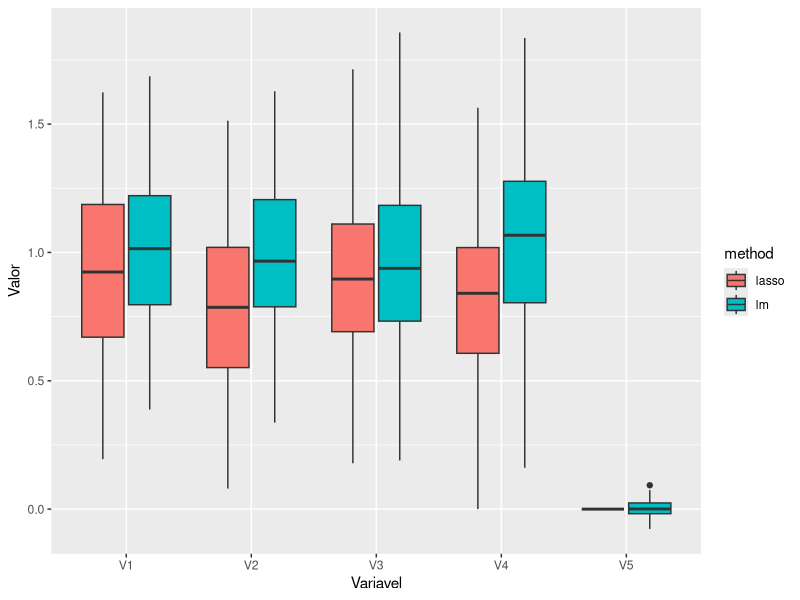
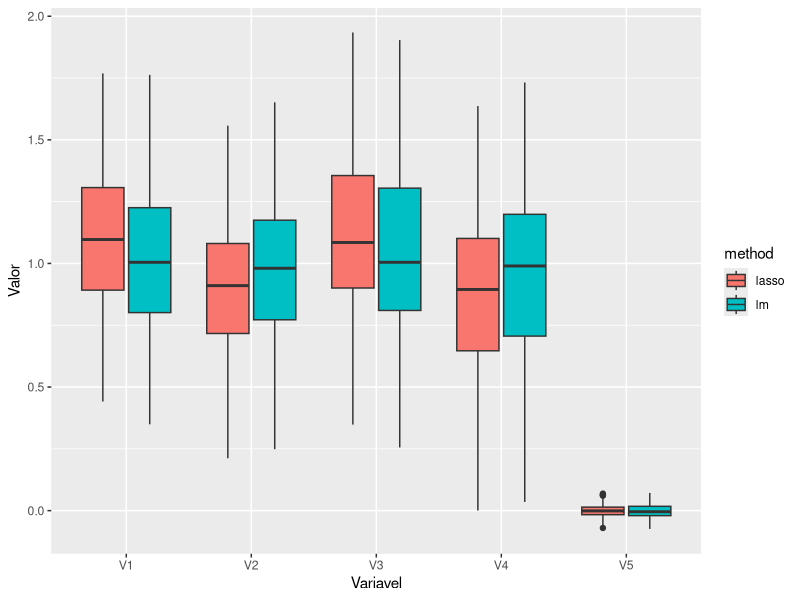
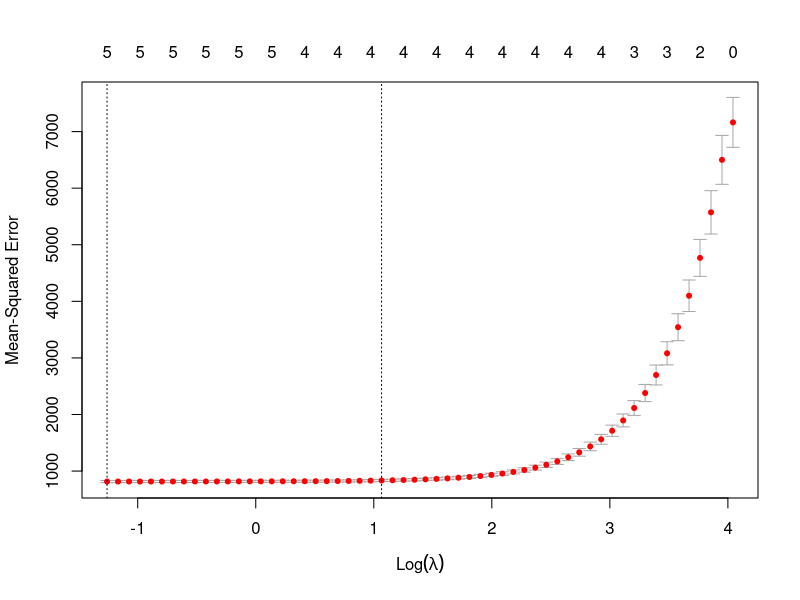

Here is the R script that generated these plots, in order:
# Trabalhando com Regressão Lasso

# Definindo o diretório de trabalho
# setwd("~/Dropbox/DSA/AnaliseEstatisticaII/Cap05")
# getwd()

# Pacotes
install.packages("glmnet")
library(glmnet)
library(tidyr)
library(ggplot2)
library(dplyr)

# Seed
set.seed(100)

# Regularização L1 e L2

# A Regressão Lasso executa a regularização L1, que adiciona uma penalidade igual ao valor 
# absoluto da magnitude dos coeficientes. Esse tipo de regularização pode resultar em modelos 
# esparsos com poucos coeficientes; Alguns coeficientes podem se tornar zero e eliminados do modelo. 
# Penalidades maiores resultam em valores de coeficiente mais próximos de zero, o que é ideal 
# para produzir modelos mais simples. Por outro lado, a regularização de L2 (por exemplo, 
# Regressão Ridge) não resulta na eliminação de coeficientes ou modelos esparsos. 
# Isso torna o Lasso muito mais fácil de interpretar do que o Ridge.


# O acrônimo “LASSO” significa Least Absolute Shrinkage and Selection Operator.

# A Regressão Lasso é um tipo de regressão linear que usa retração (ou encolhimento - Shrinkage). 
# Encolhimento é quando os valores dos dados são reduzidos em direção a um ponto central, 
# como a média. O procedimento de Lasso incentiva modelos simples e esparsos (ou seja, modelos 
# com menos parâmetros). Esse tipo específico de regressão é adequado para modelos que mostram 
# altos níveis de muticolinearidade ou quando você deseja automatizar certas partes da seleção 
# de modelos, como seleção de variáveis / eliminação de parâmetros.


# Neste exemplo, seguiremos a mesma lógica do que fizemos em Regressão Ridge, mas usaremos 
# alpha = 1, forçando o glmnet a fazer o Lasso. Isso penalizará os coeficientes agora usando 
# a norma L1, o que significa que alguns dos coeficientes (os irrelevantes) serão empurrados 
# exatamente para zero. Portanto, alguns Cientistas de Dados usam o LASSO como uma ferramenta 
# de seleção de variáveis.


# Vamos construir um conjunto de dados para nossos testes. 
# Ele terá duas variáveis (V1 - V2) severamente correlacionadas. 
# E teremos outras duas variáveis (V3 - V4) também muito correlacionadas. 
# Teremos uma quinta variável que é independente de V1-V4. 

# Queremos comparar Ridge com mínimos quadrados comuns (regresão linear) e ver o que acontece 
# com esses dois pares de variáveis e para a variável V5. 

# Além disso, agruparemos tudo em uma função que plota um boxplot. 

# Nossa maneira preferida de fazer o Ridge é usar a função/pacote glmnet. 
# Isso nos permite fazer algo um pouco mais poderoso que o Ridge, chamado glmnet. 

# Na verdade, esse método é uma mistura de Ridge e Lasso (outra técnica de regressão penalizada, 
# que examinaremos na sequência). Temos até um parâmetro específico chamado alfa que controla 
# quanto Ridge / Lasso queremos.

regressao_func <- function(lambda){
  
  # Dataframe para os coeficientes
  coeffs_total = data.frame(V1=numeric(),V2=numeric(),V3=numeric(),V4=numeric(),V5=numeric())
  
  # Loop
  for (q in 1:100){
    
    V1 = runif(1000)*100
    
    V2 = runif(1000)*10 + V1
    
    V3 = runif(1000)*100
    
    V4 = runif(1000)*10 + V3
    
    V5 = runif(1000)*100
    
    Residuals = runif(1000)*100
    
    Y = V1 + V2 + V3 + V4 + Residuals
    
    # Modelo de Regressão Linear
    coefs_lm <-lm(Y ~ V1 + V2 + V3 + V4 + V5)$coefficients
    
    # Modelo de Regressão Lasso
    coefs_rd <-glmnet(cbind(V1 ,V2,V3,V4 ,V5),Y, lambda=lambda, alpha=1)$beta
    
    # Dataframes para os coeficientes
    frame1 <-data.frame(V1=coefs_lm[2], V2=coefs_lm[3],V3=coefs_lm[4], V4=coefs_lm[5],V5=coefs_lm[6],method="lm")
    frame2 <-data.frame(V1=coefs_rd[1], V2=coefs_rd[2],V3=coefs_rd[3], V4=coefs_rd[4],V5=coefs_rd[5],method="lasso")
    
    # Juntando os coeficientes em um dataframe único
    coeffs_total <- rbind(coeffs_total,frame1,frame2)
  }
  
  # Modificando o layout dos dados
  transposed_data = gather(coeffs_total,"Variavel","Valor",1:5)
  print(transposed_data%>%group_by(Variavel,method) %>% summarise(median=median(Valor)))
  
  # Plot
  ggplot(transposed_data,aes(x=Variavel, y=Valor, fill=method)) + geom_boxplot()
}

# Testando a função

# Chamamos a função usando lambda = 8. 
regressao_func(8)

# Agora, executamos o código com lambda = 8. Como você pode ver, os coeficientes são um pouco 
# menores do que aqueles com Ridge. Mas a parte mais importante aqui é que o coeficiente 
# irrelevante agora é igual a zero. Isso é um pouco melhor do que em Ridge, porque está 
# literalmente nos dizendo para descartar essa variável do modelo.

# Observe que usamos alpha = 0, o que significa que não queremos nenhuma regularização Lasso 
# (queremos apenas Ridge). 
?glmnet

# Existem dois pontos importantes aqui: 

# Existem algumas diferenças óbvias em relação aos coeficientes de Ridge: No Lasso, obtemos 0 
# exatamente para as variáveis irrelevantes (essa é uma maneira de fazer a seleção de variáveis). 
# Mas para Ridge, obtemos um valor menor (um coeficiente compactado), mas não exatamente zero. 

# Portanto, o Ridge não pode ser usado para seleção de variáveis. Os coeficientes Lasso são menores 
# que os de Ridge (usando o mesmo lambda). Em outras palavras, o viés parece maior para Lasso. 
# Os coeficientes Ridge são mais estáveis (medidos como a altura das caixas nos boxplots).

# Se mudamos para lambda = 0.1, as estimativas são quase as mesmas e não há muita diferença entre
# Regressão Linear e Regressão Lasso, pois não forçamos a penalidade.
regressao_func(0.1)


# Escolhendo o melhor valor de penalização (lambda).

# Ridge e Lasso são semelhantes aos mínimos quadrados comuns, com a óbvia diferença de que existe um 
# termo de penalização. A ideia é minimizar os resíduos quadrados e, ao mesmo tempo, ter 
# coeficientes que não são grandes. Como os coeficientes não serão tão grandes quanto seriam 
# na ausência do prazo de penalização, o modelo não poderá se ajustar demais aos dados. 

# Observe que é há um hiperparâmetro que define quanto peso queremos colocar na penalização, 
# chamado lambda. Um grande valor implica que a penalização será dominante e o modelo 
# provavelmente não será adequado (não capturará a estrutura dos dados). Por outro lado, um 
# pequeno valor implica que a penalização não será usada, e o modelo provavelmente se ajustará 
# demais (capturar até o ruído nos dados). O valor certo para as necessidades deve ser 
# determinado por meio de validação cruzada ou usando conjuntos de dados de treinamento/teste.


# Usando CV para escolher o melhor valor de lambda

# Cria o dataset
V1 =runif(1000)*100
V2 =runif(1000)*10 + V1
V3 =runif(1000)*100
V4 =runif(1000)*10 + V3
V5 =runif(1000)*100
Residuals =runif(1000)*100
Y = V1 + V2 + V3 + V4 + Residuals

# Executa o CV
?cv.glmnet
cv.lasso = cv.glmnet(cbind(V1 ,V2,V3,V4 ,V5),Y,alpha=1)
cv.lasso
plot(cv.lasso)



